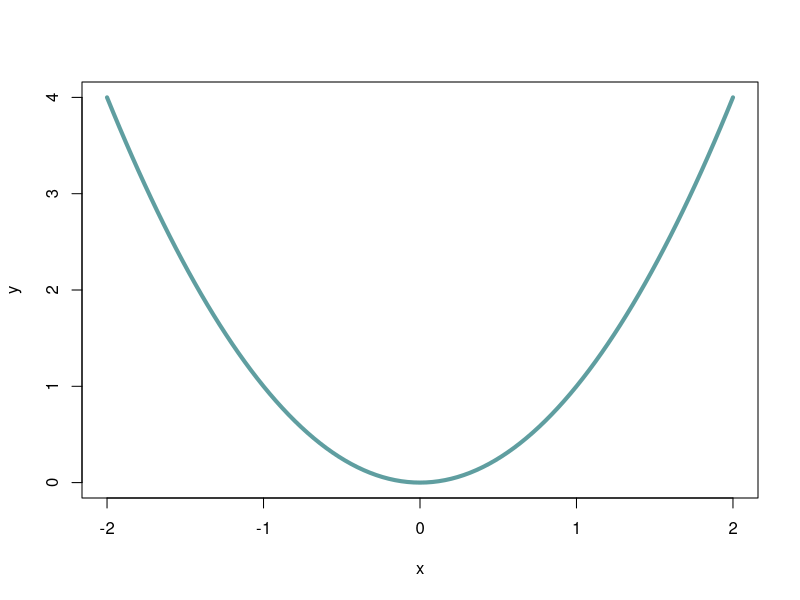
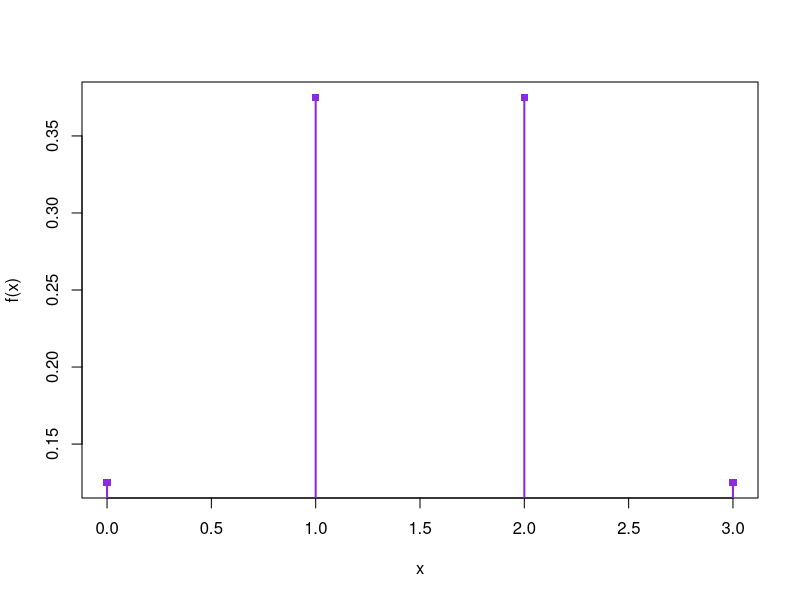
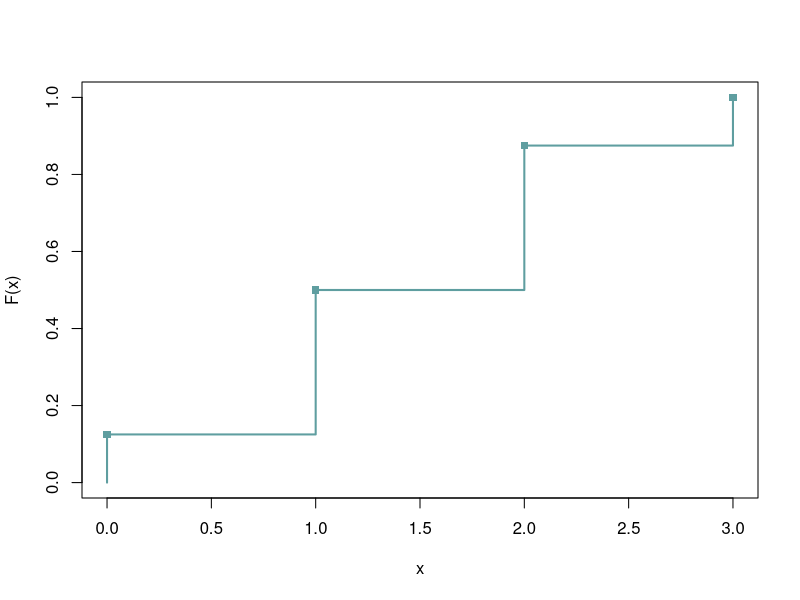

Here is the R script that generated these plots, in order:
## ---- chunk 1
cuadr <- function(x) x^2
curve(cuadr,-2,2,ylab="y",col="cadetblue",lwd=4)
## ---- chunk 2
# valores de la variable
x = 0:3
# f.m.p.
fx = c(1, 3, 3, 1)/8
# gráfico
plot(x = x, y = fx, xlab = "x", ylab = "f(x)", pch = 15, col = "blueviolet")
segments(x0 = x, y0 = 0, x1 = x, y1 = fx, lwd = 2, col = "blueviolet")
## ---- chunk 3
# valores de la variable
x <- 0:3
# f.m.p.
fx <- c(1, 3, 3, 1)/8
# f.d.a.
Fx <- cumsum(fx)
plot(x = c(0, x), y = c(0, Fx), type = "s", xlab = "x", ylab = "F(x)", col = "cadetblue", lwd = 2)
points(x, Fx, col = "cadetblue", pch = 15)
